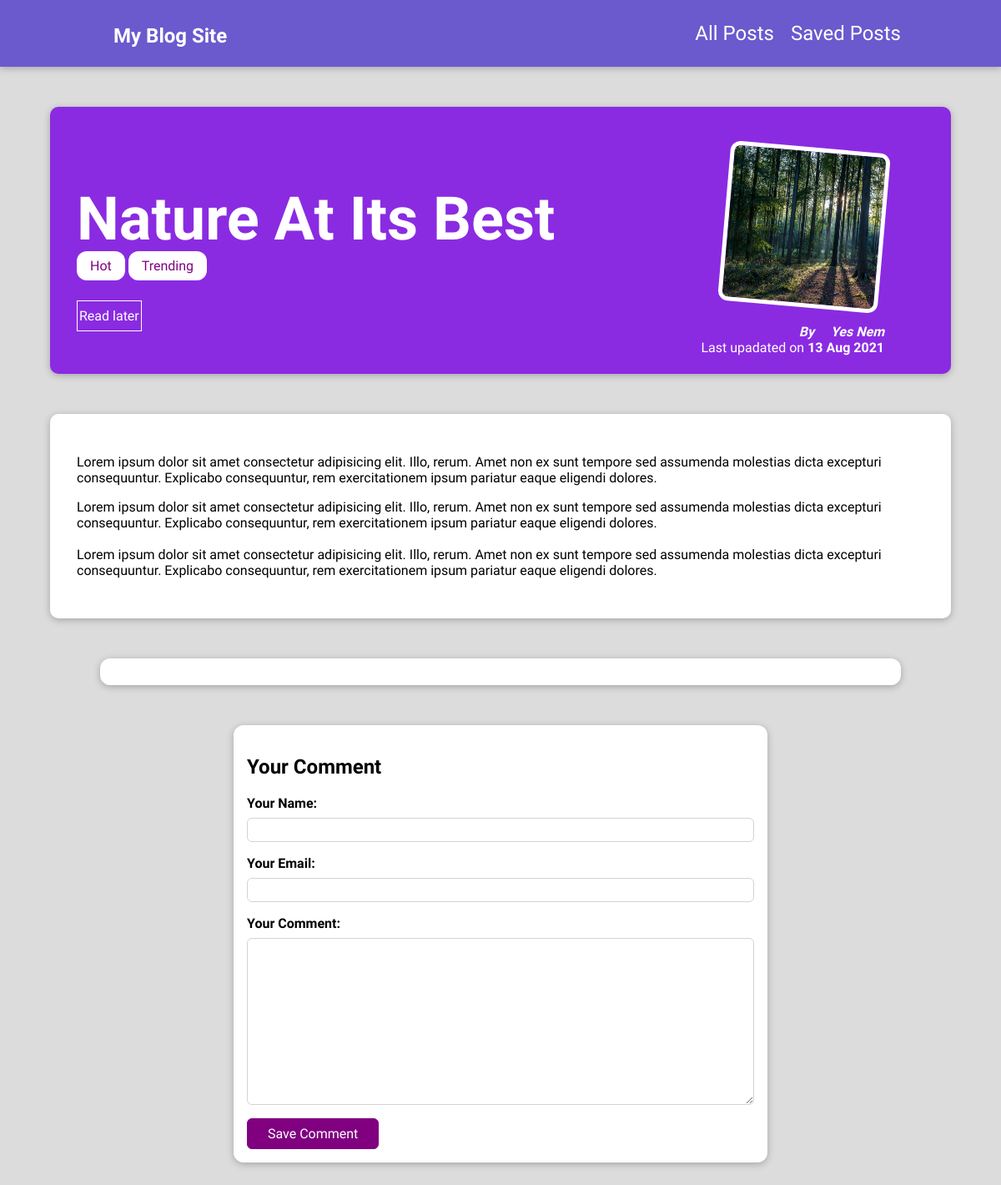
The page /posts/nature-at-its-best on the database its author committed.
### blog/models.py (models this page shows, shortened)
class Post(models.Model):
    title = models.CharField(max_length=100)
    excerpt = models.CharField(max_length=200)
    image = models.ImageField(upload_to="posts",null=True)
    date = models.DateField(auto_now=True)
    slug = models.SlugField(unique=True,db_index=True)
    content = models.TextField(validators=[MinLengthValidator(10)])
    author =models.ForeignKey(Author,on_delete=models.SET_NULL,null=True,related_name="posts")
    tags = models.ManyToManyField(Tag)

class Tag(models.Model):
    caption = models.CharField(max_length=20)

class Author(models.Model):
    first_name = models.CharField(max_length=50)
    last_name = models.CharField(max_length=50)
    email_address = models.EmailField()
    def full_name(self):
        return f"{self.first_name} {self.last_name}"
    def __str__(self):
        return self.full_name()

### blog/views.py (the view, shortened to what this page needs)
# urls.py: path("posts/<slug:slug>",views.SinglePostView.as_view(),name="post-detail-page"),
class SinglePostView(View):
    def is_stored_post(self,request,post_id):
        stored_posts = request.session.get("stored_posts")
        if stored_posts is not None:
            is_saved_for_later = post_id in stored_posts
        else:
            is_saved_for_later = False
        return is_saved_for_later
    def get(self,request,slug):
        post = Post.objects.get(slug=slug)
        context = {
            "post":post,
            "post_tags":post.tags.all(),
            "comment_form":CommentForm(),
            "comments":post.comments.all().order_by("-id"),
            "saved_for_later":self.is_stored_post(request,post.id)
        }
        return render(request,"blog/post-detail.html",context)

### blog/forms.py
class CommentForm(forms.ModelForm):
    class Meta:
        model = Comment
        exclude = ["post"]
        labels = {
            "user_name" : "Your Name",
            "user_email" : "Your Email",
            "text" : "Your Comment"
        }

### blog/templates/blog/post-detail.html (shortened to what this page needs)
{% extends "base.html" %}
{% load static %}
{% block css_files %}
   <link rel="stylesheet" href="{% static "blog/post-detail.css" %}" />
{% endblock %}
{% block content %}
    <section id="summary">
        <h2>{{ post.title }}</h2>
        <div>
            {% for tag in post_tags %}
                <span class="tag">{{ tag.caption }}</span>
            {% endfor %}
        </div>
        <div id="read-later">
            <form action="{% url "read-later" %}" method="POST">
                <button>
                    {% if saved_for_later %}
                        Remove from "Read Later List"
                    {% else %}
                        Read later
                    {% endif %}
                </button>
            </form>
        </div>
        <article>
            <img src = "{{ post.image.url }}" alt = "{{ post.title }}" />
            <address>By <a href="mailto:{{ post.author.email_address }}"> {{  post.author }} </a></address>
            <div>
                Last upadated on <time>{{  post.date|date:"d M Y" }}</time>
            </div>
        </article>
    </section>
    <main>
        {{ post.content|linebreaks }}
    </main>
    <section id="comments">
    </section>
    <section id="comment-form">
        <h2>Your Comment</h2>
            <form action="{% url "post-detail-page" post.slug %}" method="POST">
                {% for form_field in comment_form %}
                    <div class="form-control {% if form_field.errors %} invalid {% endif %}" >
                        {{ form_field.label_tag }}
                        {{ form_field }}
                    </div>
                {% endfor %}
                <button>Save Comment</button>
            </form>
    </section>
{% endblock %}

### static/app.css (style rules this page uses)
* { box-sizing: border-box; }
html { font-family: 'Gowun Batang', serif; }
body { margin: 0; }
h1,h2,h3 { font-family: 'Gowun Batang', serif; font-weight: bold; }
a { margin-left: 1rem; }

### blog/static/blog/post-detail.css (style rules this page uses)
body { background-color: gainsboro; }
#summary { margin: 8rem auto 3rem auto; padding: 2rem; width: 90%; max-width: 90rem; border-radius: 10px; background-color: blueviolet; position: relative; box-shadow: 0 2px 8px rgba(0, 0, 0, 0.25); height: 20rem; }
#summary h2 { color: white; font-size: 4.5rem; margin-bottom: 0.25rem; }
#summary article { position: absolute; top: 2rem; right: 3rem; padding: 1rem 2rem; border-radius: 12px; text-align: right; color: white; }
#summary article img { width: 12rem; height: 12rem; border-radius: 12px; transform: rotateZ(5deg); border: 5px solid white; margin-bottom: 1rem; }
#summary address { font-weight: bold; }
#summary a { color: white; text-decoration: none; }
#summary time { font-weight: bold; }
main { margin: 2rem auto 3rem auto; padding: 2rem; width: 90%; max-width: 90rem; border-radius: 10px; background-color: white; position: relative; box-shadow: 0 2px 8px rgba(0, 0, 0, 0.25); height: 100%; }
.tag { background-color: white; color: purple; padding: 0.5rem 1rem; border-radius: 12px; }
#comment-form { margin: 3rem auto; width: 90%; max-width: 40rem; border-radius: 12px; background-color: white; box-shadow: 0 2px 8px rgba(0, 0, 0, 0.25); padding: 1rem; }
#comment-form button { font: inherit; background-color: purple; color: white; border: 1px solid purple; padding: 0.5rem 1.5rem; border-radius: 6px; cursor: pointer; }
.form-control { margin-bottom: 1rem; }
.form-control label { font-weight: bold; margin-bottom: 0.5rem; display: block; }
.form-control input, .form-control textarea { display: block; width: 100%; font: inherit; padding: 0.25rem; border-radius: 6px; border: 1px solid lightgray; }
#comments { margin: 3rem auto; width: 90%; max-width: 60rem; border-radius: 12px; background-color: white; box-shadow: 0 2px 8px rgba(0, 0, 0, 0.25); padding: 1rem 2rem; }
#read-later { margin: 2rem 0 ; }
#read-later button { background-color: transparent; border: 1px solid white; font: inherit; padding: 0.5rem 2px; color: white; cursor: pointer; }

### rows shown on the page
Post: title "Nature At Its Best", image (picture), author "Yes Nem", date "13 Aug 2021", content "Lorem ipsum dolor sit amet consectetur adipisicing elit. Illo, rerum. Amet non ex sunt tempore sed assumenda molestias dicta excepturi consequuntur. Explicabo consequuntur, rem exercitationem ipsum pariatur eaque eligendi dolores. Lorem ipsum dolor sit amet consectetur adipisicing elit. Illo, rerum. Amet non ex sunt tempore sed assumenda molestias dicta excepturi consequuntur. Explicabo consequuntur, rem exercitationem ipsum pariatur eaque eligendi dolores. Lorem ipsum dolor sit amet consectetur adipisicing elit. Illo, rerum. Amet non ex sunt tempore sed assumenda molestias dicta excepturi consequuntur. Explicabo consequuntur, rem exercitationem ipsum pariatur eaque eligendi dolores."
Tag: caption "Hot"
Tag: caption "Trending"
